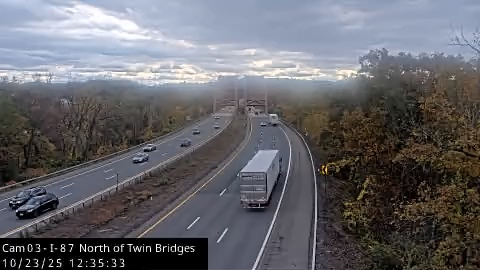
#> input picture bridge_snapshots/5821_20251023_123549.jpg, 480 x 270 px; its folder holds only this picture in this run
$ python -i vehicle_detection.py   (imports and definitions only)
#> lines starting #> are read from the running program, lines starting #| are printed output that depends on the picture; after the words box and inside, x2 and y2 are one past the last pixel; in counts of white or black regions, pixels touching at a corner belong together
#> further down, picture is the input picture: shape (270, 480, 3); mean B, G, R 106.2, 100.8, 101.2
### config.py
"""
Configuration management for Bridge_V3 application
Handles environment variables and application settings
"""

import os
import logging
from typing import Dict, Any, Optional


class Config:
    """Application configuration with environment variable support"""

    # Camera Configuration
    CAMERA_TIMEOUT: int = int(os.getenv('CAMERA_TIMEOUT', '10'))
    CAMERA_RETRY_COUNT: int = int(os.getenv('CAMERA_RETRY_COUNT', '3'))
    CAMERA_RETRY_DELAY: float = float(os.getenv('CAMERA_RETRY_DELAY', '2.0'))

    # YOLO Model Configuration
    YOLO_CONFIDENCE: float = float(os.getenv('YOLO_CONFIDENCE', '0.15'))
    YOLO_IOU_THRESHOLD: float = float(os.getenv('YOLO_IOU_THRESHOLD', '0.45'))
    YOLO_IMAGE_SIZE: int = int(os.getenv('YOLO_IMAGE_SIZE', '640'))
    YOLO_MODEL_PATH: str = os.getenv('YOLO_MODEL_PATH', 'yolov8n.pt')

    # Performance Configuration
    ENHANCEMENT_ENABLED: bool = os.getenv('ENHANCEMENT_ENABLED', 'true').lower() == 'true'
    MAX_CONCURRENT_STREAMS: int = int(os.getenv('MAX_CONCURRENT_STREAMS', '1'))
    FRAME_CACHE_SIZE: int = int(os.getenv('FRAME_CACHE_SIZE', '10'))

    # File Storage Configuration
    SNAPSHOT_DIR: str = os.getenv('SNAPSHOT_DIR', 'bridge_snapshots')
    MAX_SNAPSHOT_AGE_DAYS: int = int(os.getenv('MAX_SNAPSHOT_AGE_DAYS', '30'))

    # Logging Configuration
    LOG_LEVEL: str = os.getenv('LOG_LEVEL', 'INFO')
    LOG_FORMAT: str = os.getenv('LOG_FORMAT', '%(asctime)s - %(name)s - %(levelname)s - %(message)s')
    LOG_FILE: Optional[str] = os.getenv('LOG_FILE')

    # Security Configuration
    ALLOWED_CAMERA_DOMAINS: list = [
        r'^https://s\d+\.nysdot\.skyvdn\.com:443/rtplive/.*\.m3u8$',
        r'^https://[\w\-\.]+\.nysdot\.gov/.*\.m3u8$'
    ]

    # Traffic Analysis Configuration
    VEHICLE_WEIGHTS: Dict[str, int] = {
        'car': int(os.getenv('VEHICLE_WEIGHT_CAR', '4000')),
        'truck': int(os.getenv('VEHICLE_WEIGHT_TRUCK', '35000')),
        'bus': int(os.getenv('VEHICLE_WEIGHT_BUS', '25000')),
        'motorcycle': int(os.getenv('VEHICLE_WEIGHT_MOTORCYCLE', '500'))
    }

    VEHICLE_CLASSES: Dict[int, str] = {
        2: 'car',
        3: 'motorcycle',
        5: 'bus',
        7: 'truck'
    }

    # Bridge Specifications
    BRIDGE_SPECS: Dict[str, Any] = {
        'name': os.getenv('BRIDGE_NAME', 'Twin Bridges - I-87 Northway'),
        'main_span_ft': float(os.getenv('BRIDGE_MAIN_SPAN_FT', '599.8')),
        'total_length_ft': float(os.getenv('BRIDGE_TOTAL_LENGTH_FT', '778.9')),
        'main_span_m': float(os.getenv('BRIDGE_MAIN_SPAN_M', '182.8')),
        'total_length_m': float(os.getenv('BRIDGE_TOTAL_LENGTH_M', '237.4')),
        'age_years': int(os.getenv('BRIDGE_AGE_YEARS', '66')),
        'material': os.getenv('BRIDGE_MATERIAL', 'Steel through arch')
    }

    # Camera URLs - Allow override via environment variables for security
    CAMERA_CONFIGS: Dict[str, Dict[str, str]] = {
        "5821": {
            "name": "5821 - North of Mohawk (Twin Bridges)",
            "url": os.getenv('CAMERA_5821_URL', "https://s51.nysdot.skyvdn.com:443/rtplive/R1_003/playlist.m3u8"),
            "approaching_bridge": "right",
            "camera_location": "North of bridge looking south",
            "left_lane_label": "Southbound (PAST LOAD)",
            "right_lane_label": "Northbound (CURRENT LOAD)"
        },
        "3645": {
            "name": "3645 - South of Mohawk (Twin Bridges)",
            "url": os.getenv('CAMERA_3645_URL', "https://s51.nysdot.skyvdn.com:443/rtplive/R1_001/playlist.m3u8"),
            "approaching_bridge": "left",
            "camera_location": "South of bridge looking north",
            "left_lane_label": "Northbound (CURRENT LOAD)",
            "right_lane_label": "Southbound (PAST LOAD)"
        }
    }

    # [29 lines left out: function validate_config, not called in this run]

    @classmethod
    def setup_logging(cls) -> None:
        """Setup logging configuration"""
        logging.basicConfig(
            level=getattr(logging, cls.LOG_LEVEL.upper()),
            format=cls.LOG_FORMAT,
            filename=cls.LOG_FILE
        )

        # Ensure snapshot directory exists
        os.makedirs(cls.SNAPSHOT_DIR, exist_ok=True)

    # [9 lines left out: functions get_camera_config, get_all_cameras, not called in this run]


# Initialize logging when module is imported
Config.setup_logging()

### src/models/vehicle_detection.py
"""
Vehicle Detection Module
Handles YOLO-based vehicle detection and classification
"""

import cv2
import numpy as np
import logging
from datetime import datetime
from typing import Dict, Tuple, Optional, Any
from config import Config

logger = logging.getLogger(__name__)

# Global model instance for efficiency
_model_instance = None


# [19 lines left out: function get_yolo_model, not called in this run]


def validate_frame(frame: np.ndarray) -> bool:
    """Validate frame for processing"""
    if frame is None:
        logger.warning("Received None frame for detection")
        return False

    if not isinstance(frame, np.ndarray):
        logger.error(f"Invalid frame type: {type(frame)}, expected numpy.ndarray")
        return False

    if len(frame.shape) != 3 or frame.shape[2] != 3:
        logger.error(f"Invalid frame shape: {frame.shape}, expected (height, width, 3)")
        return False

    return True


# [97 lines left out: functions define_lane_regions, detect_vehicles_yolo, not called in this run]


def count_vehicles_simple(frame: np.ndarray) -> Dict[str, Any]:
    """Simple vehicle detection fallback when YOLO is not available"""
    if not validate_frame(frame):
        return {
            'approaching_bridge': {'car': 0, 'truck': 0, 'bus': 0, 'motorcycle': 0},
            'past_bridge': {'car': 0, 'truck': 0, 'bus': 0, 'motorcycle': 0},
            'total': 0,
            'detections': []
        }

    # Simple motion detection - very basic fallback
    try:
        gray = cv2.cvtColor(frame, cv2.COLOR_BGR2GRAY)
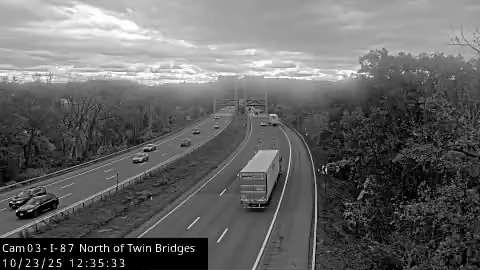
#> gray: shape (270, 480); min 0, max 255, mean 101.5
        blurred = cv2.GaussianBlur(gray, (21, 21), 0)
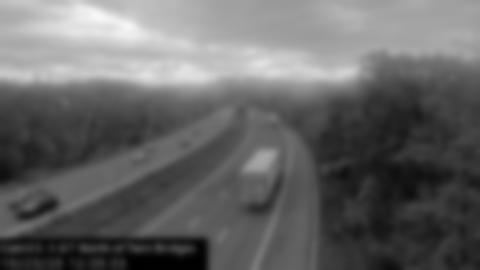
#> blurred: shape (270, 480); min 0, max 248, mean 101.6

        # Use static background subtraction (simplified)
        thresh = cv2.threshold(blurred, 25, 255, cv2.THRESH_BINARY)[1]
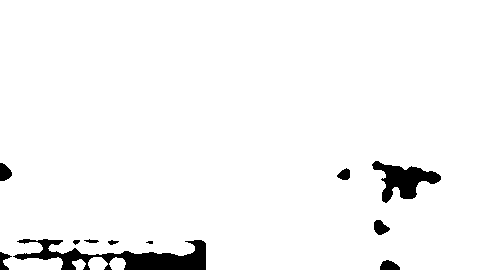
#> thresh: shape (270, 480); 96.4% white; 11 black regions (1 under 20 px)
        contours, _ = cv2.findContours(thresh, cv2.RETR_EXTERNAL, cv2.CHAIN_APPROX_SIMPLE)
#> contours = 4 contours; box (x1, y1, x2, y2) and area: (0, 0, 480, 270) 125242, (88, 257, 108, 270) 184, (109, 257, 126, 270) 150, (72, 259, 86, 270) 88

        vehicle_count = 0
        for contour in contours:
            if cv2.contourArea(contour) > 500:  # Minimum area for vehicle
                vehicle_count += 1
#> this loop made 4 passes
#> vehicle_count on pass 4: 1
#> after the loop, vehicle_count = 1

        # Distribute as cars (simplified)
        result = {
            'approaching_bridge': {'car': vehicle_count, 'truck': 0, 'bus': 0, 'motorcycle': 0},
            'past_bridge': {'car': 0, 'truck': 0, 'bus': 0, 'motorcycle': 0},
            'total': vehicle_count,
            'detections': []
        }

        logger.debug(f"Simple detection found {vehicle_count} vehicles")
        return result

    except Exception as e:
        logger.error(f"Simple vehicle detection failed: {e}")
        return {
            'approaching_bridge': {'car': 0, 'truck': 0, 'bus': 0, 'motorcycle': 0},
            'past_bridge': {'car': 0, 'truck': 0, 'bus': 0, 'motorcycle': 0},
            'total': 0,
            'detections': []
        }


# [123 lines left out: functions draw_detection_overlay, detect_vehicles_with_overlay, not called in this run]

>>> import cv2
>>> picture = cv2.imread('../../bridge_snapshots/5821_20251023_123549.jpg')
>>> result = count_vehicles_simple(picture)
#> result = 4 items

$ run again, on bridge_snapshots/5821_20251023_124545.jpg
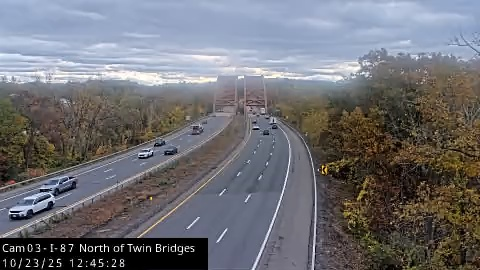
#> input picture bridge_snapshots/5821_20251023_124545.jpg, 480 x 270 px
#> picture is the input picture: shape (270, 480, 3); mean B, G, R 115.9, 110.7, 110.6
#> in count_vehicles_simple, `blurred = cv2.GaussianBlur(gray, (21, 21), 0)`:
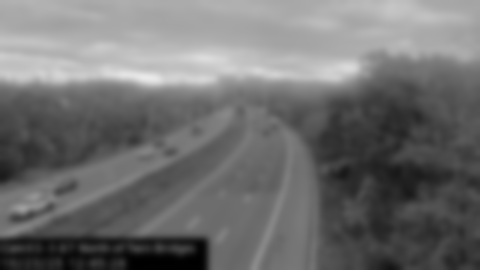
#> blurred: shape (270, 480); min 0, max 234, mean 111.3
#> in count_vehicles_simple, `thresh = cv2.threshold(blurred, 25, 255, cv2.THRESH_BINARY)[1]`:
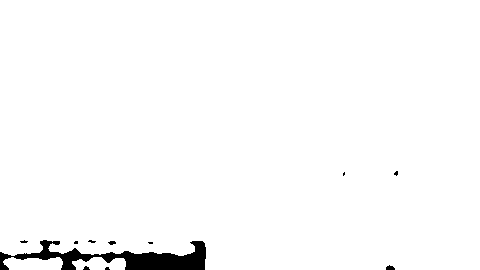
#> thresh: shape (270, 480); 97.9% white; 11 black regions (8 under 20 px)
#> contours = 3 contours; box (x1, y1, x2, y2) and area: (0, 0, 480, 270) 125083, (3, 257, 63, 270) 586, (72, 257, 126, 270) 456
#> the loop in count_vehicles_simple, `for contour in contours:` made 3 passes
#> vehicle_count on passes 2 to 3: 1, 2
#> after the loop in count_vehicles_simple, `for contour in contours:`: vehicle_count = 2
#> result = 4 items
